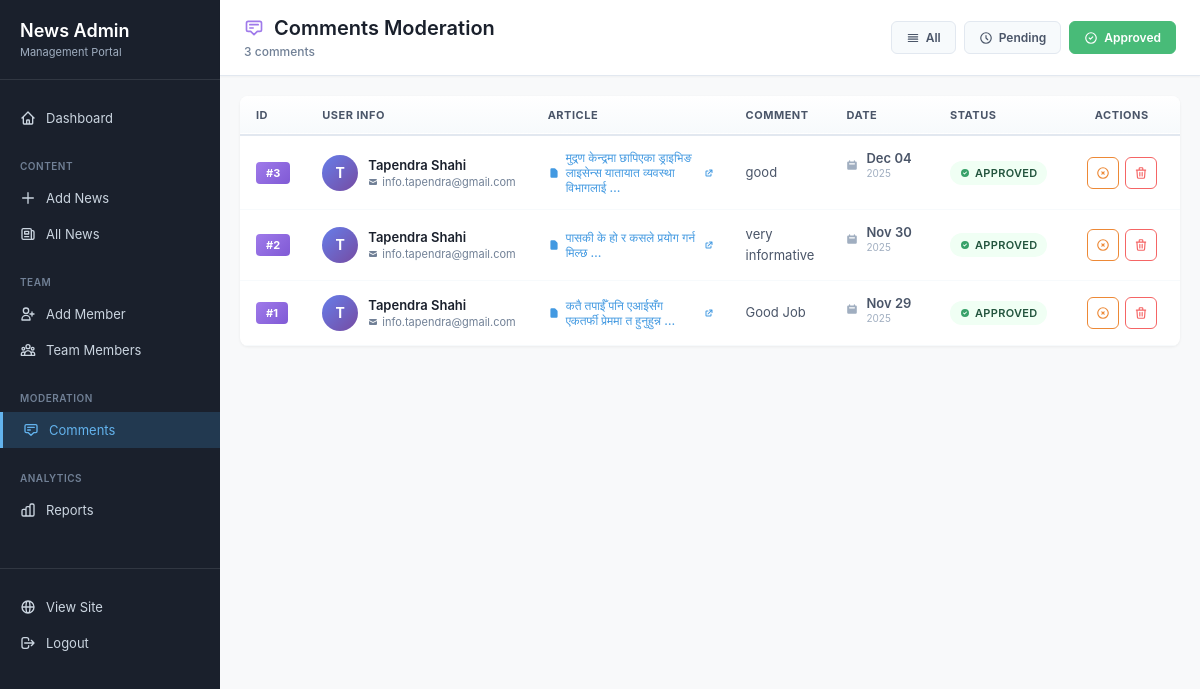
/custom-admin/comments/?filter=approved (signed in), run on the app's committed database.
### news/models.py (models this page shows, shortened)
class Comment(models.Model):
    news = models.ForeignKey(News, on_delete=models.CASCADE, related_name='comments')
    name = models.CharField(max_length=100, help_text="Commenter's name")
    email = models.EmailField(help_text="Commenter's email (not displayed publicly)")
    text = models.TextField(help_text="Comment text")
    created_at = models.DateTimeField(auto_now_add=True)
    is_approved = models.BooleanField(default=True, help_text="Whether this comment is approved for display")
    class Meta:
        ordering = ['-created_at']
        verbose_name = 'Comment'
        verbose_name_plural = 'Comments'

class News(models.Model):
    CATEGORY_CHOICES = [
        ('business', 'Business'),
        ('political', 'Political'),
        ('tech', 'Tech'),
        ('education', 'Education'),
    ]
    VISIBILITY_CHOICES = [
        ('public', 'Public'),
        ('private', 'Private'),
        ('password', 'Password Protected'),
    ]
    title = models.CharField(max_length=255)
    slug = models.SlugField(max_length=255, blank=True, help_text="URL-friendly version of title")
    content = models.TextField()
    excerpt = models.TextField(max_length=300, blank=True, help_text="Brief summary of the article")
    category = models.CharField(max_length=50, choices=CATEGORY_CHOICES, default='business')
    tags = models.CharField(max_length=500, blank=True, help_text="Comma-separated tags")
    author = models.ForeignKey(TeamMember, on_delete=models.SET_NULL, null=True, blank=True, related_name='articles', help_text="Select the author from team members")
    meta_description = models.CharField(max_length=160, blank=True, help_text="SEO meta description")
    visibility = models.CharField(max_length=20, choices=VISIBILITY_CHOICES, default='public')
    publish_date = models.DateTimeField(null=True, blank=True, help_text="Schedule publish date/time")
    created_at = models.DateTimeField(auto_now_add=True)
    updated_at = models.DateTimeField(auto_now=True)
    image = models.ImageField(upload_to='news_images/', blank=True, null=True)
    class Meta:
        ordering = ['-created_at']
        verbose_name = 'News Article'
        verbose_name_plural = 'News Articles'

### news/admin_views.py (the view)
# urls.py: path('comments/', admin_views.admin_comments_list, name='comments_list'),
@staff_member_required
def admin_comments_list(request):
    filter_type = request.GET.get('filter', 'all')
    if filter_type == 'pending':
        comments = Comment.objects.filter(is_approved=False)
    elif filter_type == 'approved':
        comments = Comment.objects.filter(is_approved=True)
    else:
        comments = Comment.objects.all()
    comments = comments.order_by('-created_at')
    context = {
        'comments': comments,
        'filter': filter_type,
    }
    return render(request, 'admin/custom_comments.html', context)

### news/templates/admin/custom_comments.html (shortened to what this page needs)
{% extends 'admin/base_custom.html' %}
{% block content %}
<div class="comments-wrapper">
    <div class="list-header">
        <div class="header-info">
            <h1>
                <svg width="20" height="20" fill="none" stroke="currentColor" viewBox="0 0 24 24">
                    <path stroke-linecap="round" stroke-linejoin="round" stroke-width="2" d="M7 8h10M7 12h4m1 8l-4-4H5a2 2 0 01-2-2V6a2 2 0 012-2h14a2 2 0 012 2v8a2 2 0 01-2 2h-3l-4 4z"/>
                </svg>
                Comments Moderation
            </h1>
            <p class="header-count">{{ comments.count }} comment{{ comments.count|pluralize }}</p>
        </div>
        <div class="filter-tabs">
            <a href="?filter=all" class="filter-tab {% if filter == 'all' or not filter %}active{% endif %}">
                <svg width="14" height="14" fill="none" stroke="currentColor" viewBox="0 0 24 24">
                    <path stroke-linecap="round" stroke-linejoin="round" stroke-width="2" d="M4 6h16M4 10h16M4 14h16M4 18h16"/>
                </svg>
                All
            </a>
            <a href="?filter=pending" class="filter-tab filter-pending {% if filter == 'pending' %}active{% endif %}">
                <svg width="14" height="14" fill="none" stroke="currentColor" viewBox="0 0 24 24">
                    <path stroke-linecap="round" stroke-linejoin="round" stroke-width="2" d="M12 8v4l3 3m6-3a9 9 0 11-18 0 9 9 0 0118 0z"/>
                </svg>
                Pending
            </a>
            <a href="?filter=approved" class="filter-tab filter-approved {% if filter == 'approved' %}active{% endif %}">
                <svg width="14" height="14" fill="none" stroke="currentColor" viewBox="0 0 24 24">
                    <path stroke-linecap="round" stroke-linejoin="round" stroke-width="2" d="M9 12l2 2 4-4m6 2a9 9 0 11-18 0 9 9 0 0118 0z"/>
                </svg>
                Approved
            </a>
        </div>
    </div>
    <div class="table-container">
        <table class="comments-table">
            <thead>
                <tr>
                    <th style="width: 50px;">ID</th>
                    <th style="width: 200px;">User Info</th>
                    <th style="width: 220px;">Article</th>
                    <th>Comment</th>
                    <th style="width: 110px;">Date</th>
                    <th style="width: 100px;">Status</th>
                    <th style="width: 120px; text-align: center;">Actions</th>
                </tr>
            </thead>
            <tbody>
                {% for comment in comments %}
                <tr class="{% if not comment.is_approved %}pending-row{% endif %}">
                    <td>
                        <span class="id-badge">#{{ comment.id }}</span>
                    </td>
                    <td>
                        <div class="user-info">
                            <div class="user-avatar">{{ comment.name|slice:":1"|upper }}</div>
                            <div class="user-details">
                                <span class="user-name">{{ comment.name }}</span>
                                <a href="mailto:{{ comment.email }}" class="user-email">
                                    <svg width="10" height="10" fill="currentColor" viewBox="0 0 20 20">
                                        <path d="M2.003 5.884L10 9.882l7.997-3.998A2 2 0 0016 4H4a2 2 0 00-1.997 1.884z"/>
                                        <path d="M18 8.118l-8 4-8-4V14a2 2 0 002 2h12a2 2 0 002-2V8.118z"/>
                                    </svg>
                                    {{ comment.email|truncatechars:25 }}
                                </a>
                            </div>
                        </div>
                    </td>
                    <td>
                        <a href="/news/{{ comment.news.id }}/" target="_blank" class="article-link">
                            <svg width="12" height="12" fill="currentColor" viewBox="0 0 20 20">
                                <path fill-rule="evenodd" d="M4 4a2 2 0 012-2h4.586A2 2 0 0112 2.586L15.414 6A2 2 0 0116 7.414V16a2 2 0 01-2 2H6a2 2 0 01-2-2V4z"/>
                            </svg>
                            <span>{{ comment.news.title|truncatewords:8 }}</span>
                            <svg width="10" height="10" fill="currentColor" viewBox="0 0 20 20">
                                <path d="M11 3a1 1 0 100 2h2.586l-6.293 6.293a1 1 0 101.414 1.414L15 6.414V9a1 1 0 102 0V4a1 1 0 00-1-1h-5z"/>
                                <path d="M5 5a2 2 0 00-2 2v8a2 2 0 002 2h8a2 2 0 002-2v-3a1 1 0 10-2 0v3H5V7h3a1 1 0 000-2H5z"/>
                            </svg>
                        </a>
                    </td>
                    <td>
                        <div class="comment-text">
                            <p>{{ comment.text|truncatewords:15 }}</p>
                        </div>
                    </td>
                    <td class="date-cell">
                        <svg width="12" height="12" fill="currentColor" viewBox="0 0 20 20">
                            <path fill-rule="evenodd" d="M6 2a1 1 0 00-1 1v1H4a2 2 0 00-2 2v10a2 2 0 002 2h12a2 2 0 002-2V6a2 2 0 00-2-2h-1V3a1 1 0 10-2 0v1H7V3a1 1 0 00-1-1zm0 5a1 1 0 000 2h8a1 1 0 100-2H6z"/>
                        </svg>
                        <div class="date-info">
                            <span class="date-main">{{ comment.created_at|date:"M d" }}</span>
                            <span class="date-year">{{ comment.created_at|date:"Y" }}</span>
                        </div>
                    </td>
                    <td>
                        {% if comment.is_approved %}
                        <span class="status-badge status-approved">
                            <svg width="10" height="10" fill="currentColor" viewBox="0 0 20 20">
                                <path fill-rule="evenodd" d="M10 18a8 8 0 100-16 8 8 0 000 16zm3.707-9.293a1 1 0 00-1.414-1.414L9 10.586 7.707 9.293a1 1 0 00-1.414 1.414l2 2a1 1 0 001.414 0l4-4z"/>
                            </svg>
                            Approved
                        </span>
                        {% endif %}
                    </td>
                    <td>
                        <div class="action-buttons">
                            {% if comment.is_approved %}
                            <a href="{% url 'custom_admin:comment_unapprove' comment.id %}" class="btn-action btn-unapprove" title="Unapprove">
                                <svg width="14" height="14" fill="none" stroke="currentColor" viewBox="0 0 24 24">
                                    <path stroke-linecap="round" stroke-linejoin="round" stroke-width="2" d="M10 14l2-2m0 0l2-2m-2 2l-2-2m2 2l2 2m7-2a9 9 0 11-18 0 9 9 0 0118 0z"/>
                                </svg>
                            </a>
                            {% endif %}
                            <a href="{% url 'custom_admin:comment_delete' comment.id %}" class="btn-action btn-delete"
                               onclick="return confirm('Delete this comment?')" title="Delete">
                                <svg width="14" height="14" fill="none" stroke="currentColor" viewBox="0 0 24 24">
                                    <path stroke-linecap="round" stroke-linejoin="round" stroke-width="2" d="M19 7l-.867 12.142A2 2 0 0116.138 21H7.862a2 2 0 01-1.995-1.858L5 7m5 4v6m4-6v6m1-10V4a1 1 0 00-1-1h-4a1 1 0 00-1 1v3M4 7h16"/>
                                </svg>
                            </a>
                        </div>
                    </td>
                </tr>
                {% endfor %}
            </tbody>
        </table>
    </div>
</div>
{% endblock %}

### news/templates/admin/custom_comments.html (style rules this page uses)
* { margin: 0; padding: 0; box-sizing: border-box; }
.comments-wrapper { background: #f8f9fa; min-height: 100vh; font-family: -apple-system, BlinkMacSystemFont, 'Segoe UI', Roboto, sans-serif; font-size: 13px; }
.list-header { background: #fff; border-bottom: 1px solid #e2e8f0; padding: 16px 24px; display: flex; justify-content: space-between; align-items: center; position: sticky; top: 0; z-index: 100; box-shadow: 0 1px 2px rgba(0,0,0,0.04); }
.header-info h1 { display: flex; align-items: center; gap: 10px; font-size: 20px; font-weight: 600; color: #1a202c; margin-bottom: 4px; }
.header-info h1 svg { color: #9f7aea; }
.header-count { font-size: 12px; color: #718096; font-weight: 500; }
.filter-tabs { display: flex; gap: 8px; }
.filter-tab { display: inline-flex; align-items: center; gap: 6px; padding: 8px 14px; background: #f7fafc; border: 1px solid #e2e8f0; border-radius: 6px; color: #4a5568; font-size: 12px; font-weight: 600; text-decoration: none; transition: all 0.2s; }
.filter-tab.active { background: #9f7aea; border-color: #9f7aea; color: #fff; }
.filter-tab.filter-approved.active { background: #48bb78; border-color: #48bb78; }
.table-container { background: #fff; margin: 20px; border-radius: 8px; box-shadow: 0 1px 3px rgba(0,0,0,0.06); overflow: hidden; }
.comments-table { width: 100%; border-collapse: collapse; }
.comments-table thead { background: linear-gradient(to bottom, #fff, #f7fafc); border-bottom: 2px solid #e2e8f0; }
.comments-table th { padding: 12px 16px; text-align: left; font-size: 11px; font-weight: 700; color: #4a5568; text-transform: uppercase; letter-spacing: 0.5px; }
.comments-table tbody tr { border-bottom: 1px solid #f7fafc; transition: all 0.2s; }
.comments-table td { padding: 14px 16px; font-size: 13px; color: #2d3748; vertical-align: middle; }
.id-badge { display: inline-block; padding: 4px 10px; background: linear-gradient(135deg, #9f7aea 0%, #805ad5 100%); color: #fff; font-size: 11px; font-weight: 700; border-radius: 4px; }
.user-info { display: flex; align-items: center; gap: 10px; }
.user-avatar { width: 36px; height: 36px; border-radius: 50%; background: linear-gradient(135deg, #667eea 0%, #764ba2 100%); color: #fff; display: flex; align-items: center; justify-content: center; font-size: 14px; font-weight: 700; flex-shrink: 0; }
.user-details { display: flex; flex-direction: column; gap: 2px; }
.user-name { font-weight: 600; color: #1a202c; font-size: 13px; }
.user-email { display: inline-flex; align-items: center; gap: 4px; font-size: 11px; color: #718096; text-decoration: none; }
.article-link { display: inline-flex; align-items: center; gap: 6px; color: #4299e1; text-decoration: none; font-size: 12px; font-weight: 500; transition: color 0.2s; }
.article-link span { flex: 1; }
.comment-text { max-width: 400px; }
.comment-text p { color: #4a5568; line-height: 1.6; font-size: 13px; }
.date-cell { display: flex; align-items: center; gap: 8px; color: #718096; font-size: 12px; }
.date-cell svg { color: #a0aec0; flex-shrink: 0; }
.date-info { display: flex; flex-direction: column; gap: 1px; }
.date-main { font-weight: 600; color: #4a5568; }
.date-year { font-size: 10px; color: #a0aec0; }
.status-badge { display: inline-flex; align-items: center; gap: 5px; padding: 5px 10px; font-size: 11px; font-weight: 600; border-radius: 12px; text-transform: uppercase; letter-spacing: 0.3px; }
.status-approved { background: #f0fff4; color: #22543d; }
.status-approved svg { color: #38a169; }
.action-buttons { display: flex; gap: 6px; justify-content: center; }
.btn-action { display: inline-flex; align-items: center; justify-content: center; width: 32px; height: 32px; border-radius: 6px; border: 1px solid; transition: all 0.2s; cursor: pointer; }
.btn-unapprove { background: #fff; border-color: #ed8936; color: #ed8936; }
.btn-delete { background: #fff; border-color: #f56565; color: #f56565; }
@media (max-width: 1200px) { .comment-text { max-width: 300px; } }

### data on the page
Comment: id "3", name "T", name "Tapendra Shahi", email "info.tapendra@gmail.com", news "मुद्रण केन्द्रमा छापिएका ड्राइभिङ लाइसेन्स यातायात व्यवस्था विभागलाई …", text "good", created_at "Dec 04", created_at "2025", is_approved True (drawn)
Comment: id "2", name "T", name "Tapendra Shahi", email "info.tapendra@gmail.com", news "पासकी के हो र कसले प्रयोग गर्न मिल्छ …", text "very informative", created_at "Nov 30", created_at "2025", is_approved True (drawn)
Comment: id "1", name "T", name "Tapendra Shahi", email "info.tapendra@gmail.com", news "कतै तपाईँ पनि एआईसँग एकतर्फी प्रेममा त हुनुहुन्न …", text "Good Job", created_at "Nov 29", created_at "2025", is_approved True (drawn)

### other printed values
{{ comments.count }} "3"
